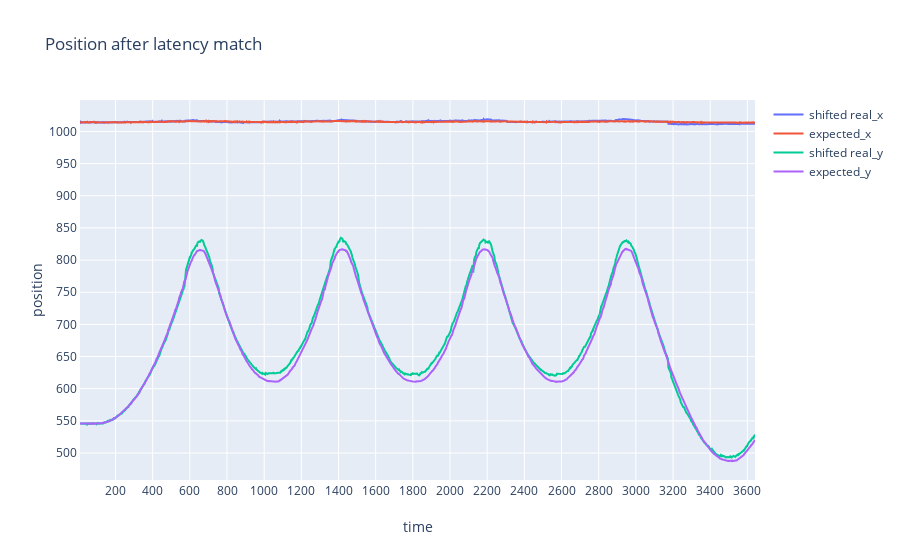

Notebook code cell kept with this figure:
### Code cell
# draw the diagramm after best match    
best_match_latency_x = np.argmin(diff_x_sums)
best_match_latency_y = np.argmin(diff_y_sums)
# best_match_latency = min(best_match_latency_x,best_match_latency_y)
range_of_diffx =abs( max(data_log['real_x'])-min(data_log['real_x']))
range_of_diffy =abs( max(data_log['real_y'])-min(data_log['real_y']))
if (range_of_diffx > range_of_diffy) :
    best_match_latency = best_match_latency_x
else:
    best_match_latency = best_match_latency_y
# temp selection for debug    
#best_match_latency = best_match_latency_x


print("best_match_latency_x = %f" %(best_match_latency_x) )
print("best_match_latency_y = %f" %(best_match_latency_y) )
print("chose best match latency = %f" %(best_match_latency) )

shifted_realx = data_log['real_x'].shift(-best_match_latency)
shifted_realx = shifted_realx[0:len_of_list]

shifted_realy = data_log['real_y'].shift(-best_match_latency)
shifted_realy = shifted_realy[0:len_of_list]
shifted_index = data_log['frame_id'].shift(-best_match_latency)
shifted_index = shifted_index[0:len_of_list]

p=[]
trace=go.Scatter(
        y= shifted_realx,
        x= shifted_index,
        name='shifted real_x'
    
    )
p.append(trace)

trace=go.Scatter(
        y= expected_x,
        x= shifted_index,
        name='expected_x'
    )
p.append(trace)

trace=go.Scatter(
        y= shifted_realy,
        x= shifted_index,
        name='shifted real_y'
    
    )
p.append(trace)

trace=go.Scatter(
        y= expected_y,
        x= shifted_index,
        name='expected_y'
    )
p.append(trace)

layout.xaxis['title'] = 'time'
layout.yaxis['title'] = 'position'
layout.title= 'Position after latency match'
fig=go.Figure(
    data=p,
    layout=layout
)
iplot(fig)
#io.write_html(fig, file=prefix+filename.replace('.csv','_')+layout.title.text.replace(' ','_')+'.html')

### Figure 1 — Plotly figure (JSON) as saved in the notebook; plotly's stock layout.template omitted (floating-point values rounded to 4 significant figures; data arrays with more than 128 entries replaced by an {"elided": "..."} marker saying what was removed)
{"data": [{"name": "shifted real_x", "type": "scatter", "x": {"elided": "2131 int values"}, "y": {"elided": "2131 float values"}}, {"name": "expected_x", "type": "scatter", "x": {"elided": "2131 int values"}, "y": {"elided": "2131 float values"}}, {"name": "shifted real_y", "type": "scatter", "x": {"elided": "2131 int values"}, "y": {"elided": "2131 float values"}}, {"name": "expected_y", "type": "scatter", "x": {"elided": "2131 int values"}, "y": {"elided": "2131 float values"}}], "layout": {"title": {"text": "Position after latency match"}, "xaxis": {"nticks": 20, "showgrid": true, "showline": true, "title": {"text": "time"}, "zeroline": true, "zerolinecolor": "#FF0000"}, "yaxis": {"nticks": 20, "showgrid": true, "showline": true, "title": {"text": "position"}, "zeroline": true, "zerolinecolor": "#FF0000"}}}
